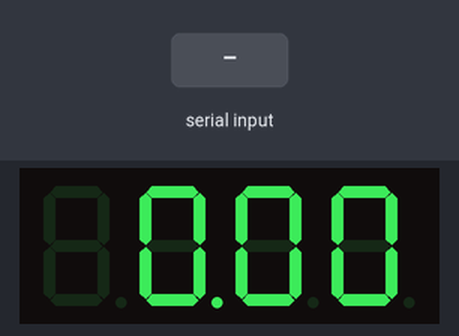
This sketch was run on a simulated Arduino Uno, built with avr-gcc and run on an emulated ATmega328P. Parts: 4-digit seven-segment display. Inputs (shaded band) come from the test bench.

Above: at 1.2 s.
1.3 s: "5\n" received over Serial
At 2.2 s:
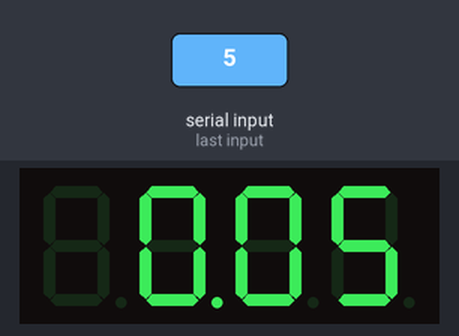
2.9 s: "90\n" received over Serial
At 3.4 s:
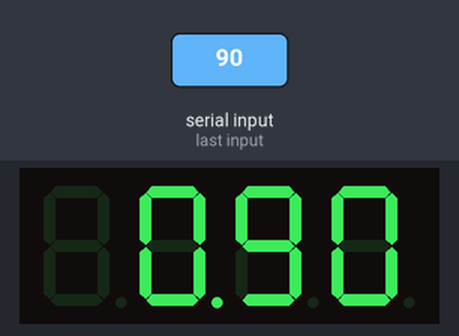
Timing chart, 0 to 5.9 s (numbered marks = the images above; inputs shaded):
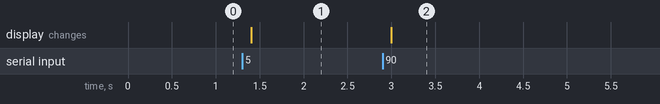

The sketch:

Display_4Digit7Segment_ReceiveSerial.ino
```cpp
// http://haneefputtur.com/7-segment-4-digit-led-display-sma420564-using-arduino.html

/* SevSeg Counter Example
 Edited by Haneef Puttur to match SMA420564 (www.haneefputtur.com)
 Copyright 2014 Dean Reading

 Licensed under the Apache License, Version 2.0 (the "License");
 you may not use this file except in compliance with the License.
 You may obtain a copy of the License at
 http://www.apache.org/licenses/LICENSE-2.0

 Unless required by applicable law or agreed to in writing, software
 distributed under the License is distributed on an "AS IS" BASIS,
 WITHOUT WARRANTIES OR CONDITIONS OF ANY KIND, either express or implied.
 See the License for the specific language governing permissions and
 limitations under the License.


 This example demonstrates a very simple use of the SevSeg library with a 4
 digit display. It displays a counter that counts up, showing 10 deci-seconds.
 */

#include "SevSeg.h"

SevSeg sevseg; //Instantiate a seven segment controller object

char str[5];
int value = 0;

void setup() {
  byte numDigits = 4;
  byte digitPins[] = {13, 12, 11, 10};
  byte segmentPins[] = {2, 3, 4, 5, 6, 7, 8, 9};

  //sevseg.begin(COMMON_CATHODE, numDigits, digitPins, segmentPins);
  // If your display is common anode type, please edit comment above line and uncomment below line
  sevseg.begin(COMMON_ANODE, numDigits, digitPins, segmentPins);
  sevseg.setBrightness(50);

  Serial.begin(9600);
}

void loop() {
  int i = 0;

  if (Serial.available()) {
    // allows all serial sent to be received together
    unsigned long startTime = millis();
    while (millis() - startTime < 100 || millis() < startTime)
    {
      sevseg.refreshDisplay();
    }


    while(Serial.available() && i < 5) {
      str[i++] = Serial.read();
    }
    str[i++]='\0';
  }

  if(i > 0) {
    value = atoi(str);
  }

  sevseg.setNumber(value, 2);
  sevseg.refreshDisplay();
}
```

Measured:
- after the input at 1.3 s, the display: changes after 0.10 s (image 1)
- after the input at 2.9 s, the display: changes after 0.10 s (image 2)
